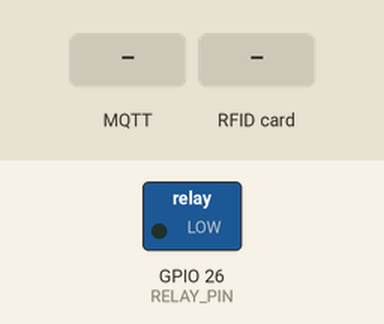
Bench run of a sketch on a simulated ESP32. Shown: switched loads named in the sketch (green lamp = pin HIGH). Inputs (shaded band) come from the test bench. WiFi joins after 1.5 s; servers stay silent unless stated; no MQTT or app messages arrive unless stated; what the sketch prints to the serial monitor is not drawn.

Above: at 3.2 s.
3.3 s: MQTT message "unlock" arrives on the first subscribed topic
At 4.1 s:
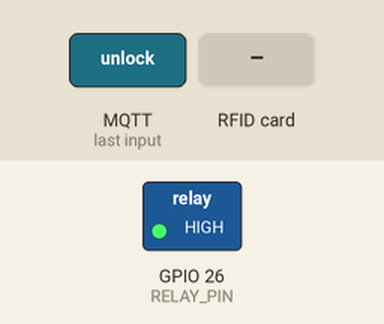
5.8 s: RFID card 5E 7A 19 C4 held to the reader
7.3 s: MQTT message "1" arrives on the first subscribed topic
8.8 s: MQTT message "on" arrives on the first subscribed topic
Timing chart, 0 to 11.3 s (numbered marks = the images above; inputs shaded):
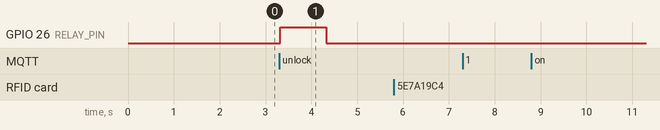

Measured:
- after the input at 3.3 s, GPIO 26 (RELAY_PIN): LOW → HIGH at once, → LOW 1.0 s later
- after the input at 5.8 s, every drawn part: stays the same
- after the input at 7.3 s, every drawn part: stays the same
- after the input at 8.8 s, every drawn part: stays the same

The sketch:

gate_access.ino
```cpp
/*
 * GateAccess MVP — ESP32 (Arduino framework)
 * Same MQTT contract as raspberry-pi-controller + react-native-app:
 *   publish  gate/access  -> GRANTED | DENIED | REMOTE_UNLOCK
 *   subscribe gate/cmd    -> {"action":"unlock"}
 *
 * Arduino IDE: open this folder (gate_access.ino) as a sketch.
 * Libraries: MFRC522, PubSubClient (Library Manager).
 * Board: ESP32 Dev Module (or your ESP32 board).
 */

#include <WiFi.h>
#include <PubSubClient.h>
#include <SPI.h>
#include <MFRC522.h>
#include "config.h"

WiFiClient wifiClient;
PubSubClient mqtt(wifiClient);
MFRC522 mfrc522(RFID_SS_PIN, RFID_RST_PIN);

unsigned long lastMqttAttemptMs = 0;
unsigned long lastTagMs = 0;

void setRelay(bool openGate) {
  bool level = RELAY_ACTIVE_HIGH ? openGate : !openGate;
  digitalWrite(RELAY_PIN, level ? HIGH : LOW);
}

void triggerGate() {
  Serial.println("Opening Gate...");
  setRelay(true);
  delay(1000);
  setRelay(false);
  Serial.println("Gate Closed.");
}

bool isAuthorized(unsigned long uid) {
  for (size_t i = 0; i < AUTHORIZED_TAG_COUNT; i++) {
    if (AUTHORIZED_TAGS[i] == uid) return true;
  }
  return false;
}

unsigned long uidToNumber(MFRC522::Uid *uid) {
  unsigned long n = 0;
  // Pack up to 4 bytes (common MIFARE Classic). Extra bytes ignored for MVP.
  byte len = uid->size < 4 ? uid->size : 4;
  for (byte i = 0; i < len; i++) {
    n = (n << 8) | uid->uidByte[i];
  }
  return n;
}

void publishAccess(const char *status) {
  if (!mqtt.connected()) return;
  mqtt.publish(TOPIC_ACCESS, status);
  Serial.print("Published ");
  Serial.print(TOPIC_ACCESS);
  Serial.print(" = ");
  Serial.println(status);
}

void handleCommand(char *topic, byte *payload, unsigned int length) {
  if (strcmp(topic, TOPIC_COMMAND) != 0) return;

  char buf[96];
  if (length >= sizeof(buf)) length = sizeof(buf) - 1;
  memcpy(buf, payload, length);
  buf[length] = '\0';

  Serial.print("MQTT cmd: ");
  Serial.println(buf);

  // MVP parse: look for "unlock" inside {"action":"unlock"}
  if (strstr(buf, "unlock") != NULL) {
    Serial.println("Remote Unlock Command Received!");
    triggerGate();
    publishAccess("REMOTE_UNLOCK");
  }
}

void connectWifi() {
  Serial.print("WiFi connecting to ");
  Serial.println(WIFI_SSID);
  WiFi.mode(WIFI_STA);
  WiFi.begin(WIFI_SSID, WIFI_PASSWORD);
  while (WiFi.status() != WL_CONNECTED) {
    delay(500);
    Serial.print(".");
  }
  Serial.println();
  Serial.print("WiFi OK, IP=");
  Serial.println(WiFi.localIP());
}

void connectMqtt() {
  if (mqtt.connected()) return;
  unsigned long now = millis();
  if (now - lastMqttAttemptMs < 3000) return;
  lastMqttAttemptMs = now;

  Serial.print("MQTT connecting ");
  Serial.println(MQTT_BROKER);
  if (mqtt.connect(MQTT_CLIENT_ID)) {
    Serial.println("MQTT connected");
    mqtt.subscribe(TOPIC_COMMAND);
  } else {
    Serial.print("MQTT failed, rc=");
    Serial.println(mqtt.state());
  }
}

void setup() {
  Serial.begin(115200);
  delay(500);
  Serial.println("GateAccess ESP32 starting...");

  pinMode(RELAY_PIN, OUTPUT);
  setRelay(false);

  SPI.begin();
  mfrc522.PCD_Init();
  Serial.println("MFRC522 ready");

  connectWifi();
  mqtt.setServer(MQTT_BROKER, MQTT_PORT);
  mqtt.setCallback(handleCommand);
  connectMqtt();

  Serial.println("Waiting for RFID tag...");
}

void loop() {
  if (WiFi.status() != WL_CONNECTED) {
    connectWifi();
  }
  if (!mqtt.connected()) {
    connectMqtt();
  }
  mqtt.loop();

  if (!mfrc522.PICC_IsNewCardPresent() || !mfrc522.PICC_ReadCardSerial()) {
    return;
  }

  unsigned long now = millis();
  if (now - lastTagMs < 2000) {
    mfrc522.PICC_HaltA();
    return;
  }
  lastTagMs = now;

  unsigned long tagId = uidToNumber(&mfrc522.uid);
  Serial.print("Tag Detected: ");
  Serial.println(tagId);

  if (isAuthorized(tagId)) {
    Serial.println("Access Granted");
    publishAccess("GRANTED");
    triggerGate();
  } else {
    Serial.println("Access Denied");
    publishAccess("DENIED");
  }

  mfrc522.PICC_HaltA();
  mfrc522.PCD_StopCrypto1();
}
```

config.h
```cpp
#pragma once

// --- Wi-Fi (edit these) ---
static const char *WIFI_SSID = "YOUR_WIFI_SSID";
static const char *WIFI_PASSWORD = "YOUR_WIFI_PASSWORD";

// --- MQTT (same broker/topics as Pi + React Native app) ---
static const char *MQTT_BROKER = "test.mosquitto.org";
static const uint16_t MQTT_PORT = 1883;
static const char *MQTT_CLIENT_ID = "esp32-gate-controller";
static const char *TOPIC_ACCESS = "gate/access";
static const char *TOPIC_COMMAND = "gate/cmd";

// --- Pins (ESP32 DevKit defaults — change if your wiring differs) ---
// MFRC522 SPI: SCK=18, MISO=19, MOSI=23 on most ESP32 boards
static const uint8_t RFID_SS_PIN = 5;   // SDA / SS
static const uint8_t RFID_RST_PIN = 22; // RST
static const uint8_t RELAY_PIN = 26;    // drives relay IN (boom open)

// Relay: HIGH = open gate. Set false if your module is active-LOW.
static const bool RELAY_ACTIVE_HIGH = true;

// --- Authorized RFID UIDs (decimal, same idea as Pi config.py) ---
// Tap a card once with Serial Monitor open to see "Tag Detected: ...", then add it here.
static const unsigned long AUTHORIZED_TAGS[] = {
    123456789UL,
    987654321UL,
};
static const size_t AUTHORIZED_TAG_COUNT =
    sizeof(AUTHORIZED_TAGS) / sizeof(AUTHORIZED_TAGS[0]);
```
